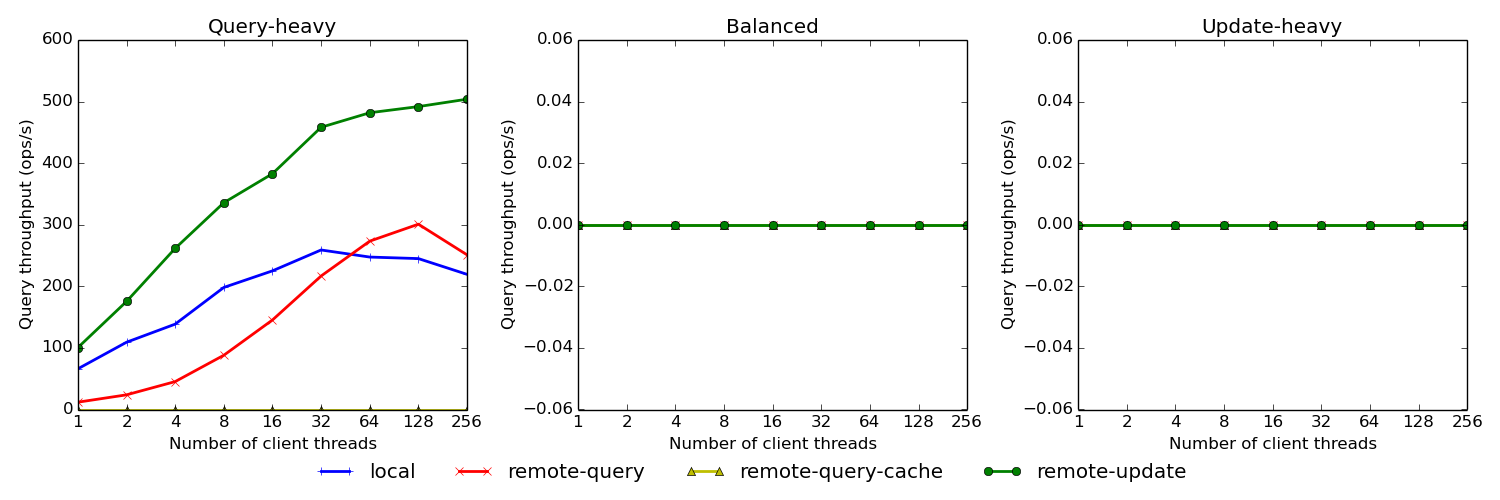

This chart was generated by the following Python code:
import matplotlib.pyplot as plt

client_num = [1, 2, 4, 8, 16, 32, 64, 128, 256]
x = list(range(len(client_num)))

local_query_heavy = [66.03207615, 109.2065524, 138.585164, 198.1682931, 225.0954218, 258.999122, 247.4979606, 245.0169572, 219.4381912]
remote_query_query_heavy = [11.86528704, 23.79667925, 45.29658478, 88.08445252, 145.3276154, 216.7338307, 273.3435687, 300.8610233, 251.1161373]
remote_update_cache_query_heavy = [0, 0, 0, 0, 0, 0, 0, 0, 0]
remote_update_query_heavy = [100.4620092, 175.3814161, 261.5886094, 335.7018474, 382.7903258, 458.2008678, 481.8082028, 491.7879024, 503.8263283]

local_balanced = [0, 0, 0, 0, 0, 0, 0, 0, 0]
remote_query_balanced = [0, 0, 0, 0, 0, 0, 0, 0, 0]
remote_query_cache_balanced = [0, 0, 0, 0, 0, 0, 0, 0, 0]
remote_update_balanced = [0, 0, 0, 0, 0, 0, 0, 0, 0]

local_update_heavy = [0, 0, 0, 0, 0, 0, 0, 0, 0]
remote_query_update_heavy = [0, 0, 0, 0, 0, 0, 0, 0, 0]
remote_query_cache_update_heavy = [0, 0, 0, 0, 0, 0, 0, 0, 0]
remote_update_update_heavy = [0, 0, 0, 0, 0, 0, 0, 0, 0]

plt.close('all')

f, axarr = plt.subplots(1, 3, figsize=(15,5))

plt.setp(axarr, xticks=x, xticklabels=client_num)

axarr[0].plot(x, local_query_heavy, color='b', marker='+', linewidth=2, label='local')
axarr[0].plot(x, remote_query_query_heavy, color='r', marker='x', linewidth=2, label='remote-query')
axarr[0].plot(x, remote_update_cache_query_heavy, color='y', marker='^', linewidth=2, label='remote-query-cache')
axarr[0].plot(x, remote_update_query_heavy, color='g', marker='o', linewidth=2, label='remote-update')
axarr[0].set_title('Query-heavy')

axarr[1].plot(x, local_balanced, color='b', marker='+', linewidth=2, label='local',)
axarr[1].plot(x, remote_query_balanced, color='r', marker='x', linewidth=2, label='remote-query')
axarr[1].plot(x, remote_query_cache_balanced, color='y', marker='^', linewidth=2, label='remote-query-cache')
axarr[1].plot(x, remote_update_balanced, color='g', marker='o', linewidth=2, label='remote-update')
axarr[1].set_title('Balanced')

axarr[2].plot(x, local_update_heavy, color='b', marker='+', linewidth=2, label='local',)
axarr[2].plot(x, remote_query_update_heavy, color='r', marker='x', linewidth=2, label='remote-query')
axarr[2].plot(x, remote_query_cache_update_heavy, color='y', marker='^', linewidth=2, label='remote-query-cache')
axarr[2].plot(x, remote_update_update_heavy, color='g', marker='o', linewidth=2, label='remote-update')
axarr[2].set_title('Update-heavy')

for ax in axarr.flat:
    ax.set(xlabel='Number of client threads', ylabel='Query throughput (ops/s)')

handles, labels = axarr[0].get_legend_handles_labels()
f.legend(handles,labels=labels, loc='lower center', ncol=4, frameon=False)

plt.tight_layout(rect=[0,0.05,1,1])
plt.savefig('throughput_clients.png')
plt.close()